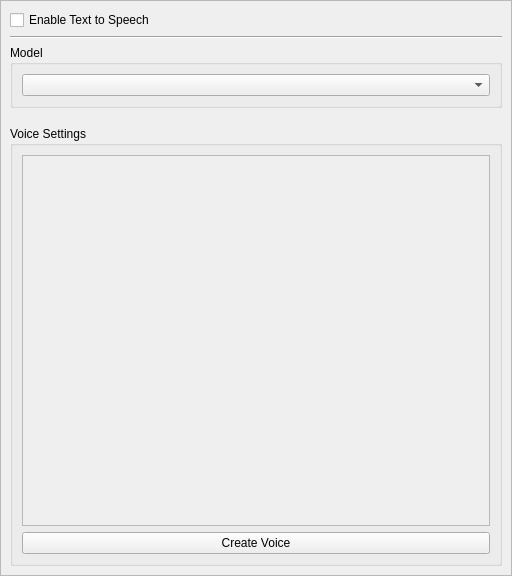
<?xml version="1.0" encoding="UTF-8"?>
<ui version="4.0">
 <class>tts_preferences</class>
 <widget class="QWidget" name="tts_preferences">
  <property name="geometry">
   <rect>
    <x>0</x>
    <y>0</y>
    <width>512</width>
    <height>576</height>
   </rect>
  </property>
  <property name="windowTitle">
   <string>Form</string>
  </property>
  <layout class="QGridLayout" name="gridLayout_2">
   <property name="leftMargin">
    <number>0</number>
   </property>
   <property name="topMargin">
    <number>0</number>
   </property>
   <property name="rightMargin">
    <number>0</number>
   </property>
   <property name="bottomMargin">
    <number>0</number>
   </property>
   <property name="spacing">
    <number>0</number>
   </property>
   <item row="0" column="0">
    <widget class="QScrollArea" name="scrollArea">
     <property name="widgetResizable">
      <bool>true</bool>
     </property>
     <widget class="QWidget" name="scrollAreaWidgetContents">
      <property name="geometry">
       <rect>
        <x>0</x>
        <y>0</y>
        <width>510</width>
        <height>574</height>
       </rect>
      </property>
      <layout class="QGridLayout" name="gridLayout">
       <item row="5" column="0">
        <spacer name="verticalSpacer">
         <property name="orientation">
          <enum>Qt::Orientation::Vertical</enum>
         </property>
         <property name="sizeHint" stdset="0">
          <size>
           <width>20</width>
           <height>40</height>
          </size>
         </property>
        </spacer>
       </item>
       <item row="3" column="0">
        <widget class="ESpeakPreferencesWidget" name="espeak_preferences" native="true"/>
       </item>
       <item row="4" column="0">
        <widget class="SpeechT5PreferencesWidget" name="speecht5_preferences" native="true"/>
       </item>
       <item row="0" column="0">
        <widget class="QCheckBox" name="enable_tts">
         <property name="text">
          <string>Enable Text to Speech</string>
         </property>
        </widget>
       </item>
       <item row="2" column="0">
        <widget class="QGroupBox" name="groupBox_7">
         <property name="title">
          <string>Model</string>
         </property>
         <layout class="QGridLayout" name="gridLayout_9">
          <item row="0" column="0">
           <widget class="QComboBox" name="model_combobox"/>
          </item>
         </layout>
        </widget>
       </item>
       <item row="1" column="0">
        <widget class="Line" name="line">
         <property name="orientation">
          <enum>Qt::Orientation::Horizontal</enum>
         </property>
        </widget>
       </item>
       <item row="5" column="0">
        <widget class="QGroupBox" name="voice_settings_groupbox">
         <property name="title">
          <string>Voice Settings</string>
         </property>
         <layout class="QVBoxLayout" name="verticalLayout_voice">
          <item>
           <widget class="QScrollArea" name="voice_scroll_area">
            <property name="widgetResizable">
             <bool>true</bool>
            </property>
            <widget class="QWidget" name="voice_scroll_area_contents">
             <property name="geometry">
              <rect>
               <x>0</x>
               <y>0</y>
               <width>480</width>
               <height>200</height>
              </rect>
             </property>
             <layout class="QVBoxLayout" name="voice_list_layout"/>
            </widget>
           </widget>
          </item>
          <item>
           <widget class="QPushButton" name="create_voice_button">
            <property name="text">
             <string>Create Voice</string>
            </property>
           </widget>
          </item>
         </layout>
        </widget>
       </item>
      </layout>
     </widget>
    </widget>
   </item>
  </layout>
 </widget>
 <customwidgets>
  <customwidget>
   <class>ESpeakPreferencesWidget</class>
   <extends>QWidget</extends>
   <header>airunner/gui/widgets/tts/espeak_preferences_widget</header>
   <container>1</container>
  </customwidget>
  <customwidget>
   <class>SpeechT5PreferencesWidget</class>
   <extends>QWidget</extends>
   <header>airunner/gui/widgets/tts/speecht5_preferences_widget</header>
   <container>1</container>
  </customwidget>
 </customwidgets>
 <resources/>
 <connections>
  <connection>
   <sender>enable_tts</sender>
   <signal>toggled(bool)</signal>
   <receiver>tts_preferences</receiver>
   <slot>enable_tts_changed(bool)</slot>
   <hints>
    <hint type="sourcelabel">
     <x>36</x>
     <y>31</y>
    </hint>
    <hint type="destinationlabel">
     <x>1</x>
     <y>41</y>
    </hint>
   </hints>
  </connection>
  <connection>
   <sender>model_combobox</sender>
   <signal>currentTextChanged(QString)</signal>
   <receiver>tts_preferences</receiver>
   <slot>model_changed(QString)</slot>
   <hints>
    <hint type="sourcelabel">
     <x>63</x>
     <y>93</y>
    </hint>
    <hint type="destinationlabel">
     <x>62</x>
     <y>-13</y>
    </hint>
   </hints>
  </connection>
 </connections>
 <slots>
  <slot>language_changed(QString)</slot>
  <slot>gender_changed(QString)</slot>
  <slot>voice_changed(QString)</slot>
  <slot>enable_tts_changed(bool)</slot>
  <slot>model_changed(QString)</slot>
 </slots>
</ui>
